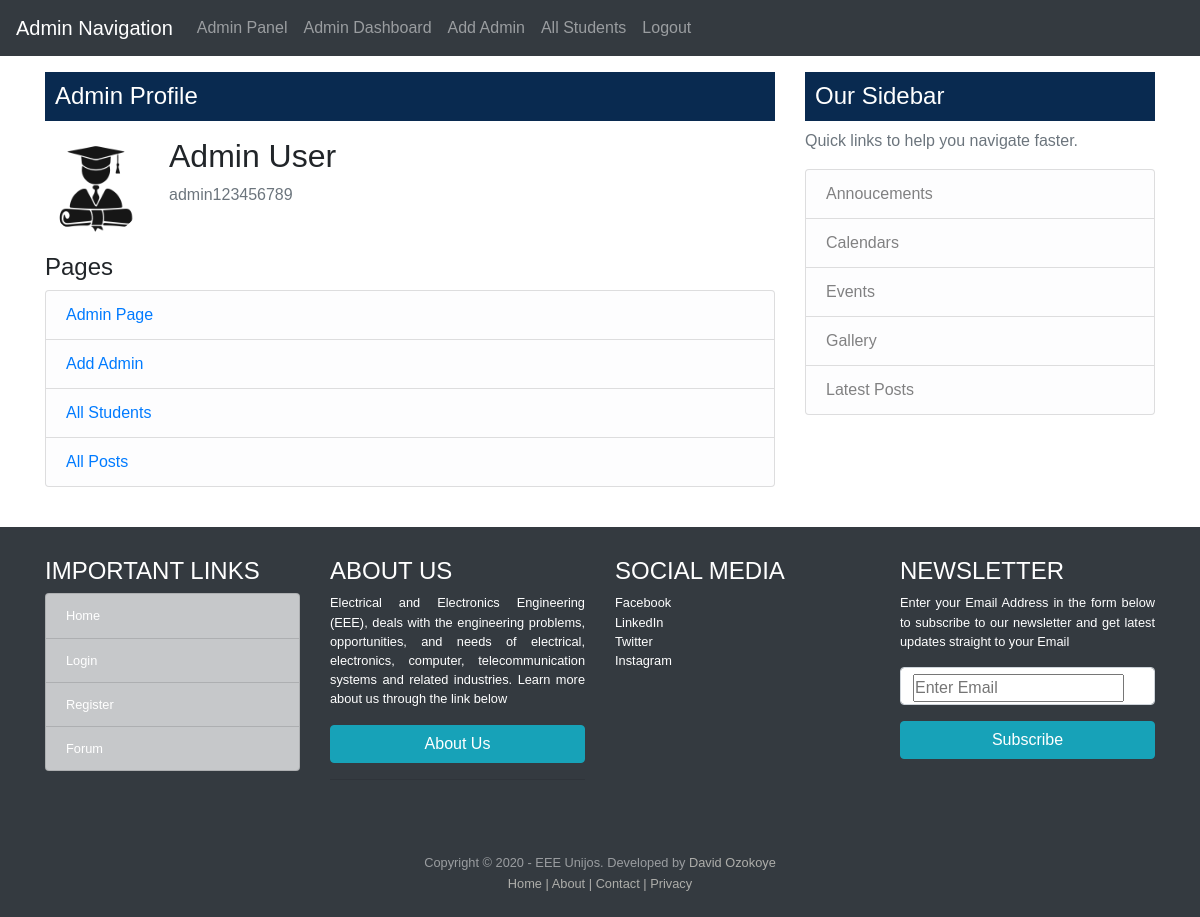
Page /admin_profile (signed in) on the committed database.
### app.py (models this page shows, shortened)
class Student(UserMixin, db.Model):
    id = db.Column(db.Integer, primary_key=True)
    first_name = db.Column(db.String(50), nullable=False)
    last_name = db.Column(db.String(50), nullable=False)
    username = db.Column(db.String(15), unique=True, nullable=False)
    email = db.Column(db.String(120), unique=True, nullable=False)
    password = db.Column(db.String(80), nullable=False)
    profile = db.Column(db.String(20), nullable=False, default='profile.jpg')
    department = db.Column(db.String(60), nullable=False, default='Electrical Electronics Engineering')
    dob = db.Column(db.String(60))
    address = db.Column(db.String(255), default='University of Jos')
    level = db.Column(db.Integer, default='100')
    gender = db.Column(db.String(20))
    posts = db.relationship('Post', backref='author', lazy=True)
    courses = db.relationship('Course', secondary=student_courses, backref=db.backref('courses', lazy='dynamic'))
    is_admin = db.Column(db.Boolean, default=False)

### app.py (the view)
@app.route('/admin_profile', methods=['GET', 'POST'])
@login_required
def admin_profile():
    if current_user.is_admin == True:
        profile = url_for('static', filename='images/' + current_user.profile)
        return render_template('admin_profile.html', title='Dashboard', profile=profile)
    return abort(403)

### app.py (called while the page is built)
@login_manager.user_loader
def load_user(student_id):
    return Student.query.get(int(student_id))

### templates/admin_profile.html
{% extends "base.html" %}
{% block content %}
     <h4 style=" background-color: #092a50; color: #ffffff; padding: 10px;">Admin Profile</h4>
     <div class="content-section mt-3 mb-3">
         <div class="media">
             <img src=" {{ profile }} " height="100" width="100" alt="" class="rounded-circle  account-img mb-3">
             <div class="media-body ml-4">
                 <h2 class="account-heading"> {{ current_user.first_name }} {{ current_user.last_name }} </h2>
                 <p class="text-secondary"> {{ current_user.username }} </p>
             </div>
         </div>
         <h4>Pages</h4>
         <ul class="list-group">
            <li class="list-group-item list-group-item-light"><a href="/admin">Admin Page</a></li>
            <li class="list-group-item list-group-item-light"><a href="/add_admin">Add Admin</a></li>
            <li class="list-group-item list-group-item-light"><a href="/admin/student">All Students</a></li>
            <li class="list-group-item list-group-item-light"><a href="/admin/post">All Posts</a></li>
         </ul>
     </div>
{% endblock %}

### rows in the picture
Student: first_name "Admin", last_name "User", username "admin123456789"
